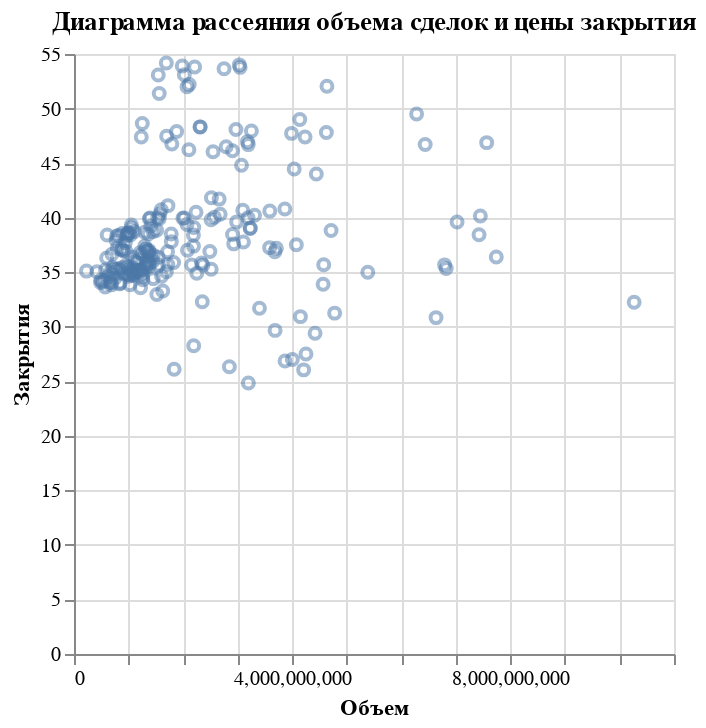

Notebook cell for this chart:
### Code cell
alt.Chart(pandas_df1).mark_point().encode(
    x='Объем',
    y='Закрытия',
    opacity=alt.value(0.5)
).properties(title='Диаграмма рассеяния объема сделок и цены закрытия').interactive()

### Figure 1 — Vega-Lite specification as saved in the notebook (floating-point values rounded to 4 significant figures; data arrays with more than 128 entries replaced by an {"elided": "..."} marker saying what was removed)
{"config": {"view": {"continuousWidth": 300, "continuousHeight": 300}}, "data": {"name": "data-19a5ded53629a22c429a845062445285"}, "mark": {"type": "point"}, "encoding": {"opacity": {"value": 0.5}, "x": {"field": "Объем", "type": "quantitative"}, "y": {"field": "Закрытия", "type": "quantitative"}}, "params": [{"name": "param_3", "select": {"type": "interval", "encodings": ["x", "y"]}, "bind": "scales"}], "title": "Диаграмма рассеяния объема сделок и цены закрытия", "$schema": "https://vega.github.io/schema/vega-lite/v5.20.1.json", "datasets": {"data-19a5ded53629a22c429a845062445285": {"elided": "210 records"}}}
